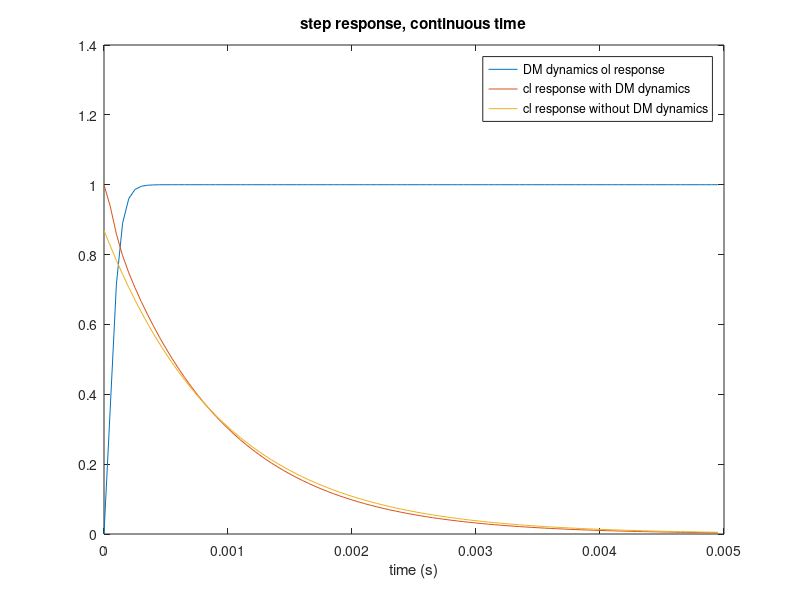

Write MATLAB code to recreate this figure. (Note: this script raises an error after producing the figure.)
fs = 4000;

s = tf('s');    % continuous frequency
z = tf('z',1/fs);
delay = z^-2; 
g = 0.3; % gain
K = g/(1-z^-1); % integrator
% K.InputDelay = 2;
% K.OutputDelay = 1;
K_c = d2c(K,'tustin')%*exp(-2*1/fs*s);
T = 5e-3;



w = 4000*2*pi; % resonant frequency
zeta = 1;    % damping factor

DM_dyn = w.^2/(s^2+2*zeta*w*s+w.^2); % DM dynamics
% DM_dyn = s/s; % DM dynamics
sys_cl = feedback(1,DM_dyn*K_c);

fs_sim = 20000;
t = 0:1/fs_sim:T-1/fs_sim;

ol_step = step(DM_dyn,t);
cl_step = step(sys_cl,t);
cl_step_wo_dealay = step(feedback(1,K_c),t);

figure()
plot(t,ol_step);
hold on;
plot(t,cl_step);
plot(t,cl_step_wo_dealay);
legend('DM dynamics ol response','cl response with DM dynamics','cl response without DM dynamics')
xlabel('time (s)')
title('step response, continuous time')
make_it_nicer()

%%

DM_dyn_d = c2d(DM_dyn,1/fs,'foh'); % DM dynamics
% DM_dyn = s/s; % DM dynamics
sys_cl = feedback(1,DM_dyn_d*K*1/z*1/z);

fs_sim = 4000;
t = 0:1/fs_sim:T-1/fs_sim;

ol_step = step(DM_dyn_d,t);
cl_step = step(sys_cl,t);
cl_step_wo_dealay = step(feedback(1,K*1/z*1/z),t);

figure()
plot(t,ol_step);
hold on;
plot(t,cl_step);
plot(t,cl_step_wo_dealay);
legend('DM dynamics ol response','cl response with DM dynamics','cl response without DM dynamics')
xlabel('time (s)')
title('step response, discrete time')
make_it_nicer()